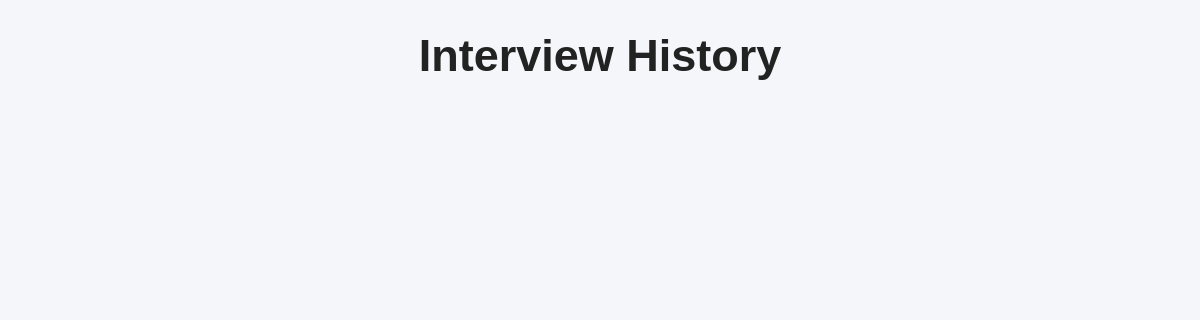
The app's page /history (signed in), older data.
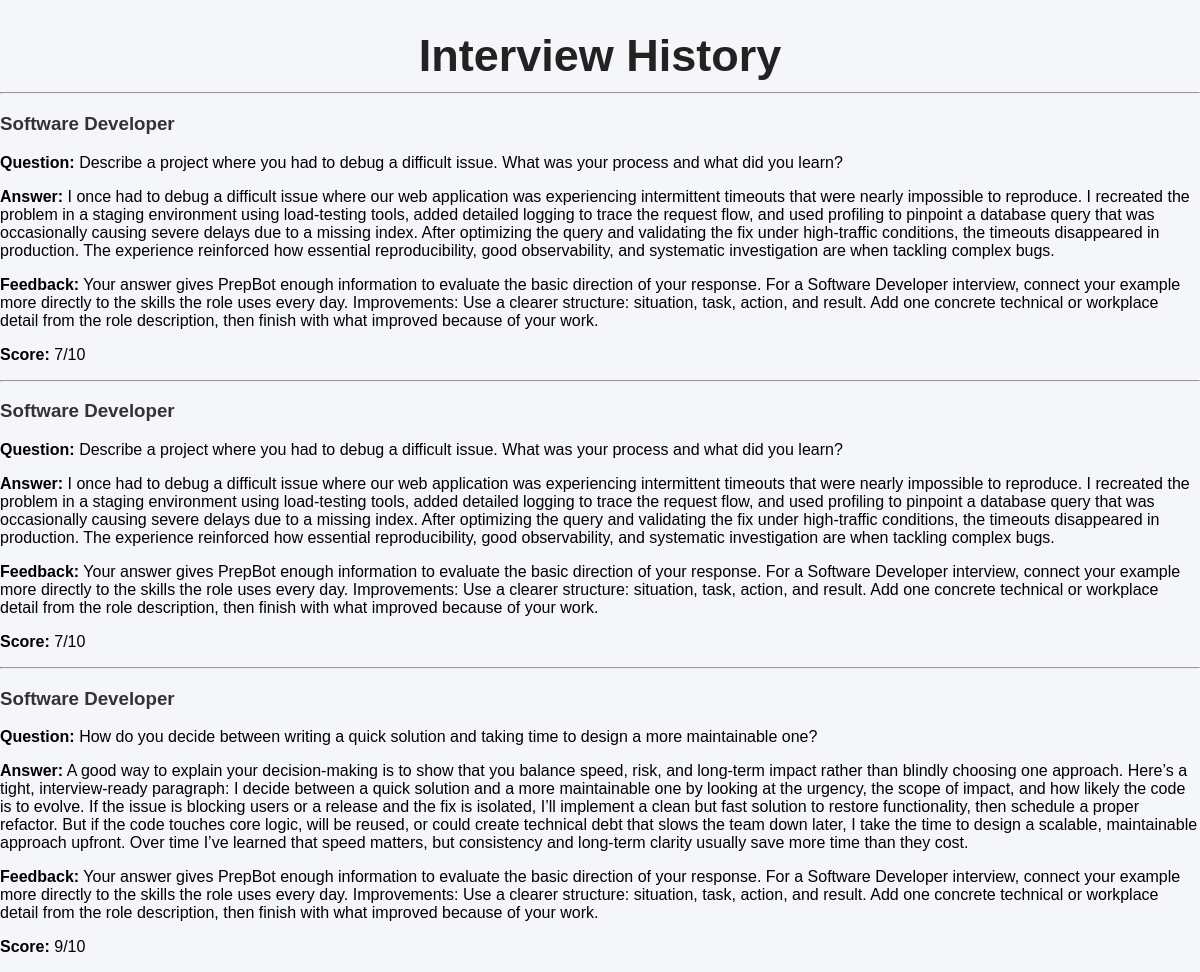
The same page, newer data.
### app.py (models this page shows)
class Interview(db.Model):
    id = db.Column(db.Integer, primary_key=True)
    role = db.Column(db.String(100))
    question = db.Column(db.Text)
    answer = db.Column(db.Text)
    feedback = db.Column(db.Text)
    score = db.Column(db.Integer)
    user_id = db.Column(
        db.Integer,
        db.ForeignKey('user.id')
    )

### app.py (the view)
@app.route('/history')
@login_required
def history():
    interviews = Interview.query.filter_by(
        user_id=current_user.id
    ).all()
    return render_template(
        'history.html',
        interviews=interviews
    )

### app.py (called while the page is built)
@login_manager.user_loader
def load_user(user_id):
    return User.query.get(int(user_id))

### templates/history.html (shortened to what this page needs)
<!DOCTYPE html>
<html>
<head>
    <link rel="stylesheet" href="{{ url_for('static', filename='css/style.css') }}">
</head>
<body>
<h1>Interview History</h1>
{% for interview in interviews %}
    <hr>
    <h3>{{ interview.role }}</h3>
    <p><strong>Question:</strong> {{ interview.question }}</p>
    <p><strong>Answer:</strong> {{ interview.answer }}</p>
    <p><strong>Feedback:</strong> {{ interview.feedback }}</p>
    <p><strong>Score:</strong> {{ interview.score }}/10</p>
{% endfor %}
</body>
</html>

### static/css/style.css (style rules this page uses)
body { margin: 0; padding: 0; font-family: Arial, sans-serif; background-color: #f4f6f9; }
h1 { text-align: center; color: #222; margin-bottom: 10px; font-size: 45px; }
h2, h3 { color: #333; }

Row changes from the older to the newer data that the page shows:
added Interview: role "Software Developer", question "Describe a project where you had to debug a difficult issue. What was your process and what did you learn?", answer "I once had to debug a difficult issue where our web application was experiencing intermittent timeouts that were nearly impossible to reproduce. I recreated the problem in a staging environment using load‑testing tools, added detailed logging to trace the request flow, and used profiling to pinpoint a database query that was occasionally causing severe delays due to a missing index. After optimizing the query and validating the fix under high‑traffic conditions, the timeouts disappeared in production. The experience reinforced how essential reproducibility, good observability, and systematic investigation are when tackling complex bugs.", feedback "Your answer gives PrepBot enough information to evaluate the basic direction of your response. For a Software Developer interview, connect your example more directly to the skills the role uses every day. Improvements: Use a clearer structure: situation, task, action, and result. Add one concrete technical or workplace detail from the role description, then finish with what improved because of your work.", score "7"
added Interview: role "Software Developer", question "Describe a project where you had to debug a difficult issue. What was your process and what did you learn?", answer "I once had to debug a difficult issue where our web application was experiencing intermittent timeouts that were nearly impossible to reproduce. I recreated the problem in a staging environment using load‑testing tools, added detailed logging to trace the request flow, and used profiling to pinpoint a database query that was occasionally causing severe delays due to a missing index. After optimizing the query and validating the fix under high‑traffic conditions, the timeouts disappeared in production. The experience reinforced how essential reproducibility, good observability, and systematic investigation are when tackling complex bugs.", feedback "Your answer gives PrepBot enough information to evaluate the basic direction of your response. For a Software Developer interview, connect your example more directly to the skills the role uses every day. Improvements: Use a clearer structure: situation, task, action, and result. Add one concrete technical or workplace detail from the role description, then finish with what improved because of your work.", score "7"
added Interview: role "Software Developer", question "How do you decide between writing a quick solution and taking time to design a more maintainable one?", answer "A good way to explain your decision‑making is to show that you balance speed, risk, and long‑term impact rather than blindly choosing one approach. Here’s a tight, interview‑ready paragraph: I decide between a quick solution and a more maintainable one by looking at the urgency, the scope of impact, and how likely the code is to evolve. If the issue is blocking users or a release and the fix is isolated, I’ll implement a clean but fast solution to restore functionality, then schedule a proper refactor. But if the code touches core logic, will be reused, or could create technical debt that slows the team down later, I take the time to design a scalable, maintainable approach upfront. Over…", feedback "Your answer gives PrepBot enough information to evaluate the basic direction of your response. For a Software Developer interview, connect your example more directly to the skills the role uses every day. Improvements: Use a clearer structure: situation, task, action, and result. Add one concrete technical or workplace detail from the role description, then finish with what improved because of your work.", score "9"
